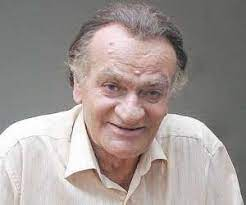
#> input picture oveisi.jpg, 246 x 205 px
$ python Practice5_ImageProcessing.py
#> lines starting #> are read from the running program, lines starting #| are printed output that depends on the picture; after the words box and inside, x2 and y2 are one past the last pixel; in counts of white or black regions, pixels touching at a corner belong together
import cv2

image = cv2.imread('oveisi.jpg', 0)
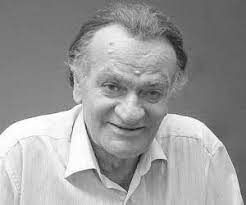
#> image: shape (205, 246); min 18, max 255, mean 153
print(image.shape)
#| (205, 246)

start_point = (50, 0)
end_point = (0, 50)
color = (0, 0, 0)
thickness = 8
image = cv2.line(image, start_point, end_point, color, thickness)
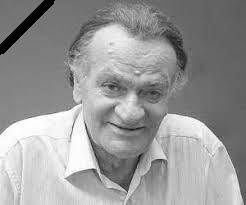
#> image: shape (205, 246); 1.29% of pixels changed, all inside (x1, y1, x2, y2) = (0, 0, 55, 55)
cv2.imshow('Fathali Oveisi Rohat Shad', image)
cv2.waitKey(0)

$ run again, with Ronaldoo.jpg copied over oveisi.jpg
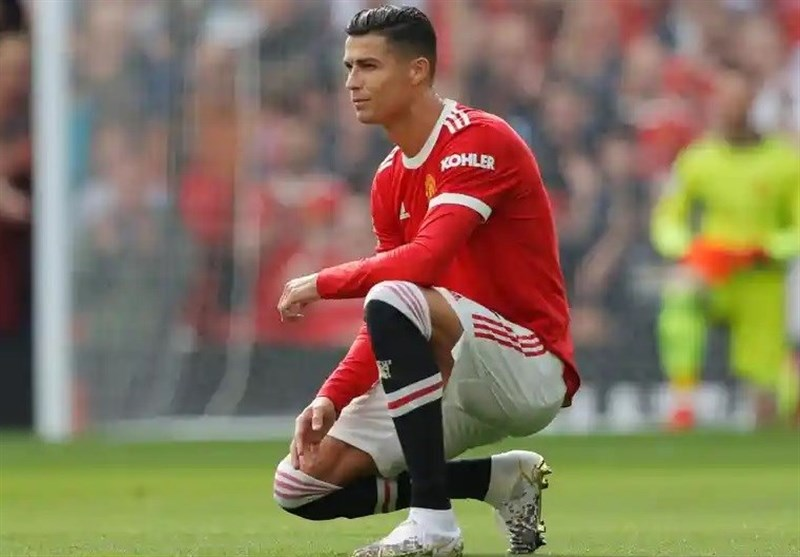
#> input picture Ronaldoo.jpg, 800 x 557 px
#> `image = cv2.imread('oveisi.jpg', 0)`:
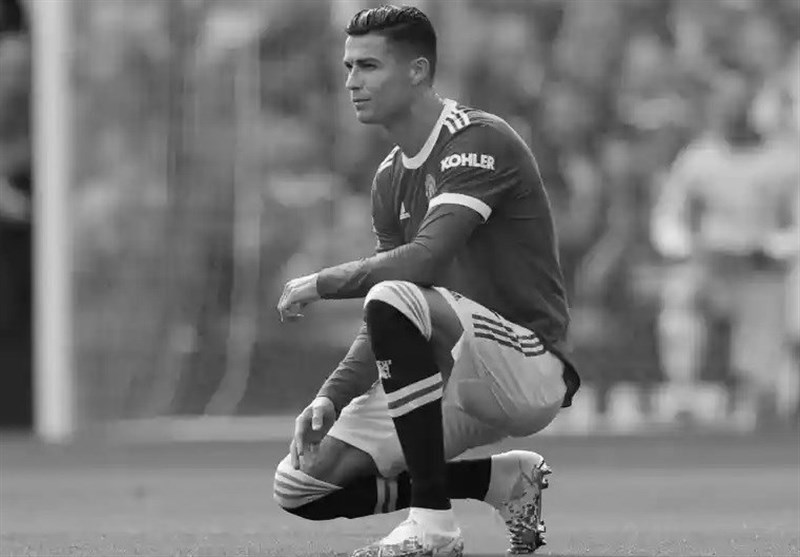
#> image: shape (557, 800); min 0, max 255, mean 119.4
#| (557, 800)
#> `image = cv2.line(image, start_point, end_point, color, thickness)`:
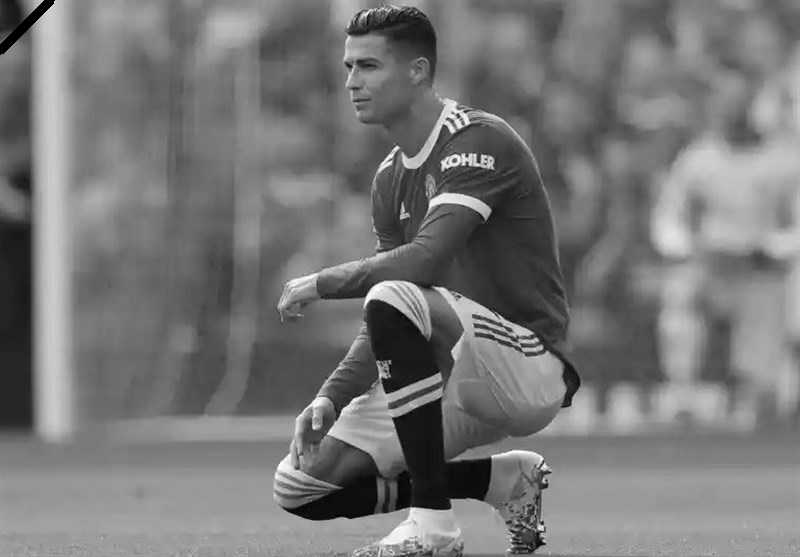
#> image: shape (557, 800); 0.15% of pixels changed, all inside (x1, y1, x2, y2) = (0, 0, 55, 55)
